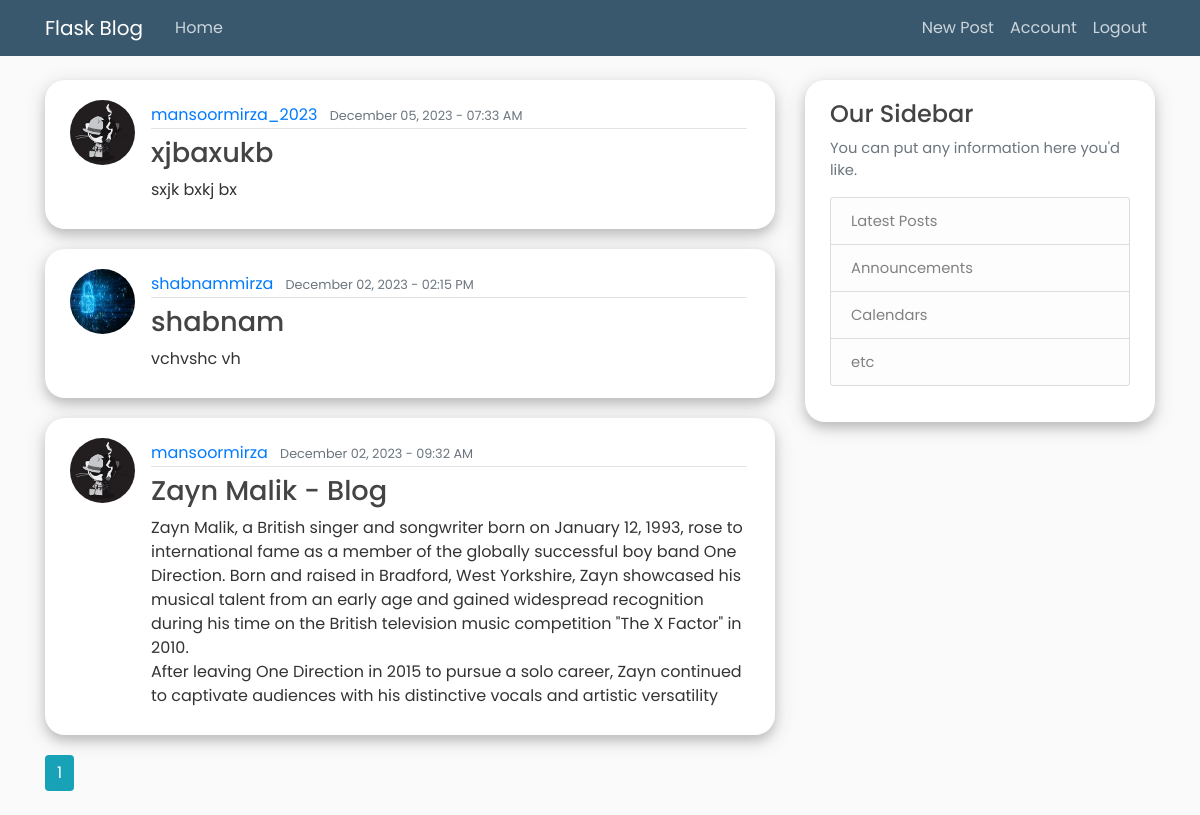
/home (signed in), run on the app's committed database.
### flaskblog/models.py (models this page shows, shortened)
class Post(db.Model):
    id = db.Column(db.Integer, primary_key=True)
    title = db.Column(db.String(100), nullable=False)
    date_posted = db.Column(db.DateTime, nullable=False, default=datetime.utcnow)
    content = db.Column(db.Text, nullable=False)
    user_id = db.Column(db.Integer, db.ForeignKey('user.id'), nullable=False)

class User(db.Model, UserMixin):
    id = db.Column(db.Integer, primary_key=True)
    username = db.Column(db.String(20), unique=True, nullable=False)
    email = db.Column(db.String(120), unique=True, nullable=False)
    image_file = db.Column(db.String(20), nullable=False, default='default.jpeg')
    password = db.Column(db.String(60), nullable=False)
    posts = db.relationship('Post', backref='author', lazy=True)

### flaskblog/main/routes.py (the view)
@main.route("/home")
@login_required
def home():
    page = request.args.get('page',1, type=int)
    posts=Post.query.order_by(Post.date_posted.desc()).paginate(page=page, per_page=5)
    return render_template('home.html', posts=posts, title = 'Home')

### flaskblog/models.py (called while the page is built)
@login_manager.user_loader
def load_user(user_id):
    return User.query.get(int(user_id))

### flaskblog/templates/home.html
{% extends "layout.html" %}
{% block content %}
    {% for post in posts.items %}
        <article class="media home-content-section fade-in">
          <img class="rounded-circle article-img" src="{{url_for('static', filename='profile_pics/' + post.author.image_file)}}" alt="">
          <div class="media-body">
            <div class="article-metadata">
              <a class="mr-2" href="{{url_for('users.user_post', username=post.author.username)}}">{{ post.author.username }}</a>
              <small class="text-muted">{{ post.date_posted.strftime('%B %d, %Y - %I:%M %p') }}</small>
            </div>
            <h2 style="margin-top: 0.5rem; font-size: 1.7rem;"><a class="article-title" href="{{ url_for('posts.post', post_id=post.id)}}">{{ post.title }}</a></h2>
            <p class="article-content">{{ post.content }}</p>
          </div>
        </article>
    {% endfor %}
    {% for page_num in posts.iter_pages(left_edge=1, right_edge=1, left_current=1, right_current=2) %}
      {% if page_num %}
        {% if posts.page == page_num %}
          <a style="border: none;" class="btn btn-info mb-4" href="{{url_for('main.home', page=page_num)}}">{{page_num}}</a>
        {% else %}
          <a style="border: none;" class="btn btn-outline-info mb-4" href="{{url_for('main.home', page=page_num)}}">{{page_num}}</a>
        {% endif %}
      {% else %}
        ...
      {% endif %}
    {% endfor %}
{% endblock content %}

### flaskblog/templates/layout.html (shortened to what this page needs)
<!DOCTYPE html>
<html lang="en">
<head>
    <link rel="stylesheet" href="https://cdn.jsdelivr.net/npm/bootstrap@4.1.3/dist/css/bootstrap.min.css">
    <link rel="stylesheet" type="text/css" href="{{ url_for('static', filename='main.css')}}">
    </head>
<body>
    <header class="site-header">
        <nav class="navbar navbar-expand-md navbar-dark bg-steel fixed-top">
            <div class="container">
                {% if current_user.is_authenticated %}
                  <a class="navbar-brand mr-4" href="{{url_for('main.home')}}">Flask Blog</a>
                {% else %}
                    <a class="navbar-brand mr-4" href="{{url_for('users.login')}}">Flask Blog</a>
                {% endif %}
            <div class="collapse navbar-collapse" id="navbarToggle">
                <div class="navbar-nav mr-auto">
                    {% if current_user.is_authenticated %}
                        <a class="nav-item nav-link" href="{{url_for('main.home')}}">Home</a>
                    {% endif %}
                </div>
                <div class="navbar-nav">
                    {% if current_user.is_authenticated %}
                        <a class="nav-item nav-link" href="{{url_for('posts.new_post')}}">New Post</a>
                        <a class="nav-item nav-link" href="{{url_for('users.account')}}">Account</a>
                        <a class="nav-item nav-link" href="{{url_for('users.logout')}}">Logout</a>
                    {% else %}
                        <a class="nav-item nav-link" href="{{url_for('users.login')}}">Login</a>
                        <a class="nav-item nav-link" href="{{url_for('users.register')}}">Register</a>
                    {% endif %}
                </div>
            </div>
            </div>
        </nav>
    </header>
    <main role="main" class="container">
        <div class="row">
            <div class="col-md-8">
                {% block content %}{% endblock %}
            </div>
            <div class="col-md-4" style="font-size: 0.92rem;">
                <div class="content-section" style="padding-bottom: 20px;">
                    <h3 style="font-size: 1.5rem;">Our Sidebar</h3>
                    <p class='text-muted'>You can put any information here you'd like.
                    <ul class="list-group">
                        <li class="list-group-item list-group-item-light">Latest Posts</li>
                        <li class="list-group-item list-group-item-light">Announcements</li>
                        <li class="list-group-item list-group-item-light">Calendars</li>
                        <li class="list-group-item list-group-item-light">etc</li>
                    </ul>
                    </p>
                </div>
            </div>
        </div>
    </main>
</body>
</html>

### flaskblog/static/main.css (style rules this page uses)
.fade-in { animation: fadeIn 0.6s ease-in-out; }
:root { --clr-dark: #39586e; --clr-light: hsl(205, 77%, 27%); }
body { background: #fafafa; color: #333333; margin-top: 5rem; font-family: 'Poppins', sans-serif; }
h1, h2, h3, h4, h5, h6 { color: #444444; }
.bg-steel { background-color: var(--clr-dark); }
.site-header .navbar-nav .nav-link { color: #cbd5db; }
.content-section { background: #ffffff; padding: 0px 25px; padding-top: 20px; border: none; border-radius: 20px; margin-bottom: 20px; box-shadow: 0 5px 20px 0 rgba(59, 59, 59, 0.2), 0 6px 10px rgba(77, 77, 77, 0.19); }
.article-title { color: #444444; }
.article-content { white-space: pre-line; }
.article-img { height: 65px; width: 65px; margin-right: 16px; }
.media-body { margin-top: 0.2rem; padding-bottom: 0.7rem; padding-right: 0.2rem; }
.home-content-section { background: #ffffff; padding: 0px 25px; padding-top: 20px; border: none; border-radius: 20px; margin-bottom: 20px; box-shadow: 0 5px 20px 0 rgba(59, 59, 59, 0.2), 0 6px 10px rgba(77, 77, 77, 0.19) }
.article-metadata { padding-bottom: 1px; margin-bottom: 4px; border-bottom: 1px solid #e3e3e3 }

### data on the page
Post: image_file (picture), author.username "mansoormirza_2023", date_posted "December 05, 2023 - 07:33 AM", title "xjbaxukb", content "sxjk bxkj bx"
Post: image_file (picture), author.username "shabnammirza", date_posted "December 02, 2023 - 02:15 PM", title "shabnam", content "vchvshc vh"
Post: image_file (picture), author.username "mansoormirza", date_posted "December 02, 2023 - 09:32 AM", title "Zayn Malik - Blog", content "Zayn Malik, a British singer and songwriter born on January 12, 1993, rose to international fame as a member of the globally successful boy band One Direction. Born and raised in Bradford, West Yorkshire, Zayn showcased his musical talent from an early age and gained widespread recognition during his time on the British television music competition \"The X Factor\" in 2010. After leaving One Direction in 2015 to pursue a solo career, Zayn continued to captivate audiences with his distinctive vocals and artistic versatility"

### other printed values
{{ page_num }} "1"
